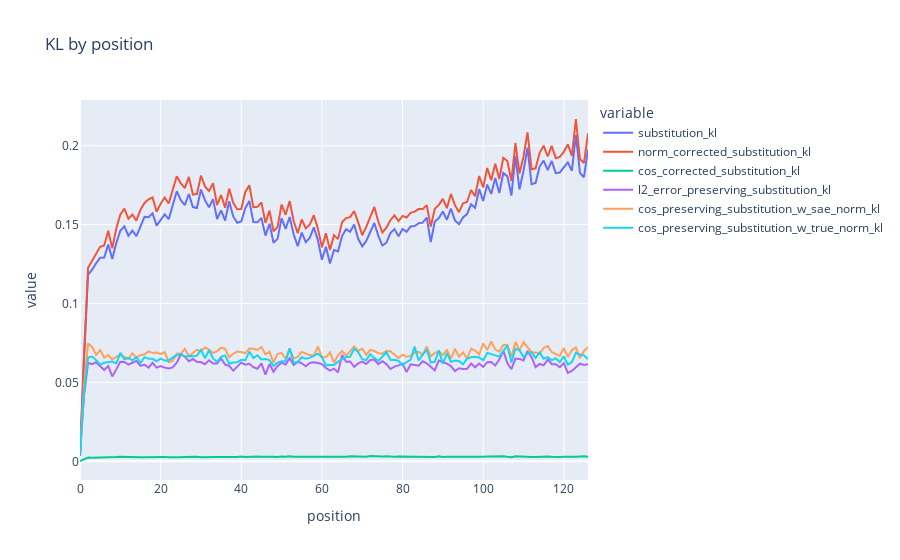

The notebook cell saved with this chart:
### Code cell
loss_by_pos = rdf.groupby('position')[[c for c in rdf.columns if 'kl' in c and 'zero' not in c and 'mean' not in c]].mean()
px.line(loss_by_pos, title="KL by position").show()
